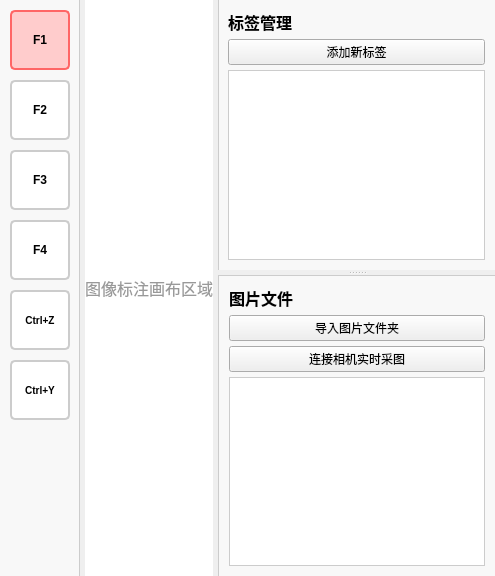
         <widget class="QWidget" name="page_imageAnnotation">
          <layout class="QHBoxLayout" name="layout_annotation">
           <property name="spacing">
            <number>5</number>
           </property>
           <property name="leftMargin">
            <number>0</number>
           </property>
           <property name="topMargin">
            <number>0</number>
           </property>
           <property name="rightMargin">
            <number>0</number>
           </property>
           <property name="bottomMargin">
            <number>0</number>
           </property>
           <!-- 标注工具栏（页面内） -->
           <item>
            <widget class="QFrame" name="frame_annotationTools">
             <property name="minimumSize">
              <size>
               <width>80</width>
               <height>0</height>
              </size>
             </property>
             <property name="maximumSize">
              <size>
               <width>80</width>
               <height>16777215</height>
              </size>
             </property>
             <property name="styleSheet">
              <string notr="true">QFrame#frame_annotationTools {
	background-color: #f8f8f8;
	border-right: 1px solid #cccccc;
}</string>
             </property>
             <layout class="QVBoxLayout" name="layout_annotationTools">
              <property name="spacing">
               <number>10</number>
              </property>
              <property name="leftMargin">
               <number>10</number>
              </property>
              <property name="topMargin">
               <number>10</number>
              </property>
              <property name="rightMargin">
               <number>10</number>
              </property>
              <property name="bottomMargin">
               <number>10</number>
              </property>
              <item>
               <widget class="QPushButton" name="btn_editMode">
                <property name="minimumSize">
                 <size>
                  <width>60</width>
                  <height>60</height>
                 </size>
                </property>
                <property name="toolTip">
                 <string>编辑模式 - F1</string>
                </property>
                <property name="styleSheet">
                 <string notr="true">QPushButton#btn_editMode {
	background-color: #ffffff;
	border: 2px solid #cccccc;
	border-radius: 5px;
	font-size: 12px;
	font-weight: bold;
}
QPushButton#btn_editMode:checked {
	background-color: #ffcccc;
	border-color: #ff6666;
}</string>
                </property>
                <property name="text">
                 <string>F1</string>
                </property>
                <property name="checkable">
                 <bool>true</bool>
                </property>
                <property name="checked">
                 <bool>true</bool>
                </property>
               </widget>
              </item>
              <item>
               <widget class="QPushButton" name="btn_rectangleMode">
                <property name="minimumSize">
                 <size>
                  <width>60</width>
                  <height>60</height>
                 </size>
                </property>
                <property name="toolTip">
                 <string>矩形标注 - F2</string>
                </property>
                <property name="styleSheet">
                 <string notr="true">QPushButton#btn_rectangleMode {
	background-color: #ffffff;
	border: 2px solid #cccccc;
	border-radius: 5px;
	font-size: 12px;
	font-weight: bold;
}
QPushButton#btn_rectangleMode:checked {
	background-color: #ffcccc;
	border-color: #ff6666;
}</string>
                </property>
                <property name="text">
                 <string>F2</string>
                </property>
                <property name="checkable">
                 <bool>true</bool>
                </property>
               </widget>
              </item>
              <item>
               <widget class="QPushButton" name="btn_polygonMode">
                <property name="minimumSize">
                 <size>
                  <width>60</width>
                  <height>60</height>
                 </size>
                </property>
                <property name="toolTip">
                 <string>多边形标注 - F3</string>
                </property>
                <property name="styleSheet">
                 <string notr="true">QPushButton#btn_polygonMode {
	background-color: #ffffff;
	border: 2px solid #cccccc;
	border-radius: 5px;
	font-size: 12px;
	font-weight: bold;
}
QPushButton#btn_polygonMode:checked {
	background-color: #ffcccc;
	border-color: #ff6666;
}</string>
                </property>
                <property name="text">
                 <string>F3</string>
                </property>
                <property name="checkable">
                 <bool>true</bool>
                </property>
               </widget>
              </item>
              <item>
               <widget class="QPushButton" name="btn_deleteSingle">
                <property name="minimumSize">
                 <size>
                  <width>60</width>
                  <height>60</height>
                 </size>
                </property>
                <property name="toolTip">
                 <string>清除单个 - F4</string>
                </property>
                <property name="styleSheet">
                 <string notr="true">QPushButton#btn_deleteSingle {
	background-color: #ffffff;
	border: 2px solid #cccccc;
	border-radius: 5px;
	font-size: 12px;
	font-weight: bold;
}
QPushButton#btn_deleteSingle:hover {
	background-color: #ffe6e6;
}</string>
                </property>
                <property name="text">
                 <string>F4</string>
                </property>
               </widget>
              </item>
              <item>
               <widget class="QPushButton" name="btn_undo">
                <property name="minimumSize">
                 <size>
                  <width>60</width>
                  <height>60</height>
                 </size>
                </property>
                <property name="toolTip">
                 <string>撤销 - Ctrl+Z</string>
                </property>
                <property name="styleSheet">
                 <string notr="true">QPushButton#btn_undo {
	background-color: #ffffff;
	border: 2px solid #cccccc;
	border-radius: 5px;
	font-size: 10px;
	font-weight: bold;
}
QPushButton#btn_undo:hover {
	background-color: #ffe6e6;
}</string>
                </property>
                <property name="text">
                 <string>Ctrl+Z</string>
                </property>
               </widget>
              </item>
              <item>
               <widget class="QPushButton" name="btn_redo">
                <property name="minimumSize">
                 <size>
                  <width>60</width>
                  <height>60</height>
                 </size>
                </property>
                <property name="toolTip">
                 <string>重做 - Ctrl+Y</string>
                </property>
                <property name="styleSheet">
                 <string notr="true">QPushButton#btn_redo {
	background-color: #ffffff;
	border: 2px solid #cccccc;
	border-radius: 5px;
	font-size: 10px;
	font-weight: bold;
}
QPushButton#btn_redo:hover {
	background-color: #ffe6e6;
}</string>
                </property>
                <property name="text">
                 <string>Ctrl+Y</string>
                </property>
               </widget>
              </item>
              <item>
               <spacer name="verticalSpacer_annotationTools">
                <property name="orientation">
                 <enum>Qt::Vertical</enum>
                </property>
                <property name="sizeHint" stdset="0">
                 <size>
                  <width>20</width>
                  <height>40</height>
                 </size>
                </property>
               </spacer>
              </item>
             </layout>
            </widget>
           </item>
           <!-- 画布区域 -->
           <item>
            <widget class="QFrame" name="frame_canvasContainer">
             <property name="styleSheet">
              <string notr="true">background-color: #ffffff;</string>
             </property>
             <layout class="QVBoxLayout" name="layout_canvas">
              <property name="spacing">
               <number>0</number>
              </property>
              <property name="leftMargin">
               <number>0</number>
              </property>
              <property name="topMargin">
               <number>0</number>
              </property>
              <property name="rightMargin">
               <number>0</number>
              </property>
              <property name="bottomMargin">
               <number>0</number>
              </property>
              <item>
               <widget class="QLabel" name="label_canvasPlaceholder">
                <property name="text">
                 <string>图像标注画布区域</string>
                </property>
                <property name="alignment">
                 <set>Qt::AlignCenter</set>
                </property>
                <property name="styleSheet">
                 <string notr="true">QLabel#label_canvasPlaceholder {
	font-size: 16px;
	color: #999999;
}</string>
                </property>
               </widget>
              </item>
             </layout>
            </widget>
           </item>
           <!-- 右侧面板 -->
           <item>
            <widget class="QSplitter" name="splitter_rightPanel">
             <property name="orientation">
              <enum>Qt::Vertical</enum>
             </property>
             <property name="handleWidth">
              <number>5</number>
             </property>
             <!-- 标签区域 -->
             <widget class="QFrame" name="frame_labels">
              <property name="minimumSize">
               <size>
                <width>200</width>
                <height>200</height>
               </size>
              </property>
              <property name="styleSheet">
               <string notr="true">QFrame#frame_labels {
	background-color: #f8f8f8;
	border-left: 1px solid #cccccc;
}</string>
              </property>
              <layout class="QVBoxLayout" name="layout_labels">
               <property name="spacing">
                <number>5</number>
               </property>
               <property name="leftMargin">
                <number>10</number>
               </property>
               <property name="topMargin">
                <number>10</number>
               </property>
               <property name="rightMargin">
                <number>10</number>
               </property>
               <property name="bottomMargin">
                <number>10</number>
               </property>
               <item>
                <widget class="QLabel" name="label_labelsTitle">
                 <property name="text">
                  <string>标签管理</string>
                 </property>
                 <property name="font">
                  <font>
                   <pointsize>12</pointsize>
                   <weight>75</weight>
                   <bold>true</bold>
                  </font>
                 </property>
                </widget>
               </item>
               <item>
                <widget class="QPushButton" name="btn_addLabel">
                 <property name="text">
                  <string>添加新标签</string>
                 </property>
                </widget>
               </item>
               <item>
                <widget class="QListWidget" name="listWidget_labels">
                 <property name="styleSheet">
                  <string notr="true">QListWidget#listWidget_labels {
	background-color: white;
	border: 1px solid #cccccc;
}</string>
                 </property>
                </widget>
               </item>
              </layout>
             </widget>
             <!-- 文件列表区域 -->
             <widget class="QFrame" name="frame_fileList">
              <property name="minimumSize">
               <size>
                <width>200</width>
                <height>200</height>
               </size>
              </property>
              <property name="styleSheet">
               <string notr="true">QFrame#frame_fileList {
	background-color: #f8f8f8;
	border-left: 1px solid #cccccc;
	border-top: 1px solid #cccccc;
}</string>
              </property>
              <layout class="QVBoxLayout" name="layout_fileList">
               <property name="spacing">
                <number>5</number>
               </property>
               <property name="leftMargin">
                <number>10</number>
               </property>
               <property name="topMargin">
                <number>10</number>
               </property>
               <property name="rightMargin">
                <number>10</number>
               </property>
               <property name="bottomMargin">
                <number>10</number>
               </property>
               <item>
                <widget class="QLabel" name="label_filesTitle">
                 <property name="text">
                  <string>图片文件</string>
                 </property>
                 <property name="font">
                  <font>
                   <pointsize>12</pointsize>
                   <weight>75</weight>
                   <bold>true</bold>
                  </font>
                 </property>
                </widget>
               </item>
               <item>
                <widget class="QPushButton" name="btn_importImages">
                 <property name="text">
                  <string>导入图片文件夹</string>
                 </property>
                </widget>
               </item>
               <item>
                <widget class="QPushButton" name="btn_connectCamera">
                 <property name="text">
                  <string>连接相机实时采图</string>
                 </property>
                </widget>
               </item>
               <item>
                <widget class="QListWidget" name="listWidget_files">
                 <property name="styleSheet">
                  <string notr="true">QListWidget#listWidget_files {
	background-color: white;
	border: 1px solid #cccccc;
}</string>
                 </property>
                </widget>
               </item>
              </layout>
             </widget>
            </widget>
           </item>
          </layout>
         </widget>
